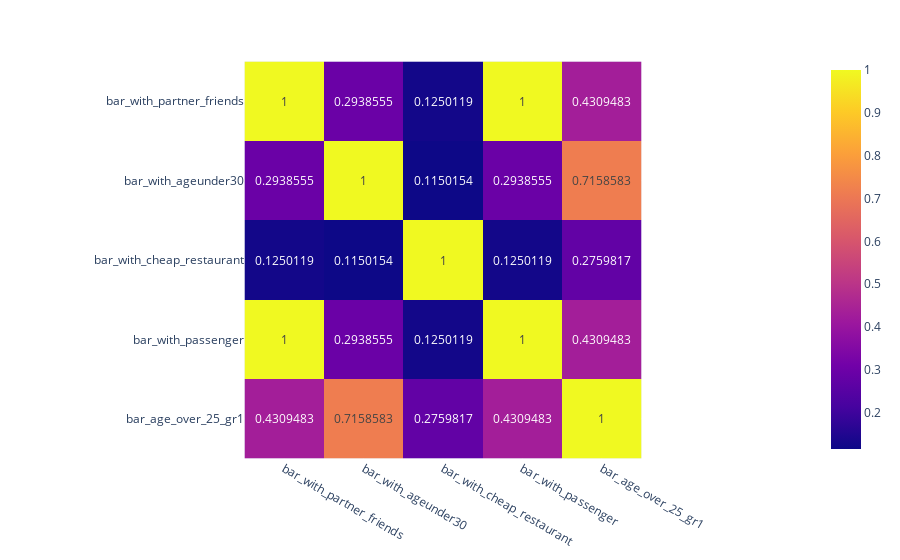

Notebook code for this chart:
### Markdown cell above
7.  Based on these observations, what do you hypothesize about drivers who accepted the bar coupons?

### Code cell
bar_observations = bar_df[['bar_with_partner_friends','bar_with_ageunder30',
                           'bar_with_cheap_restaurant','bar_with_passenger','bar_age_over_25_gr1']]\
                            .replace(True,1).replace(False,0)
fig = ply.imshow(bar_observations.corr(),text_auto=True)
fig.show()

### Figure 1 — Plotly figure (JSON) as saved in the notebook; plotly's stock layout.template omitted (floating-point values rounded to 4 significant figures)
{"data": [{"coloraxis": "coloraxis", "hovertemplate": "x: %{x}<br>y: %{y}<br>color: %{z}<extra></extra>", "name": "0", "texttemplate": "%{z}", "type": "heatmap", "x": ["bar_with_partner_friends", "bar_with_ageunder30", "bar_with_cheap_restaurant", "bar_with_passenger", "bar_age_over_25_gr1"], "xaxis": "x", "y": ["bar_with_partner_friends", "bar_with_ageunder30", "bar_with_cheap_restaurant", "bar_with_passenger", "bar_age_over_25_gr1"], "yaxis": "y", "z": [[1, 0.2939, 0.125, 1, 0.4309], [0.2939, 1, 0.115, 0.2939, 0.7159], [0.125, 0.115, 1, 0.125, 0.276], [1, 0.2939, 0.125, 1, 0.4309], [0.4309, 0.7159, 0.276, 0.4309, 1]]}], "layout": {"coloraxis": {"colorscale": [[0, "#0d0887"], [0.1111, "#46039f"], [0.2222, "#7201a8"], [0.3333, "#9c179e"], [0.4444, "#bd3786"], [0.5556, "#d8576b"], [0.6667, "#ed7953"], [0.7778, "#fb9f3a"], [0.8889, "#fdca26"], [1, "#f0f921"]]}, "margin": {"t": 60}, "xaxis": {"anchor": "y", "constrain": "domain", "domain": [0, 1], "scaleanchor": "y"}, "yaxis": {"anchor": "x", "autorange": "reversed", "constrain": "domain", "domain": [0, 1]}}}
